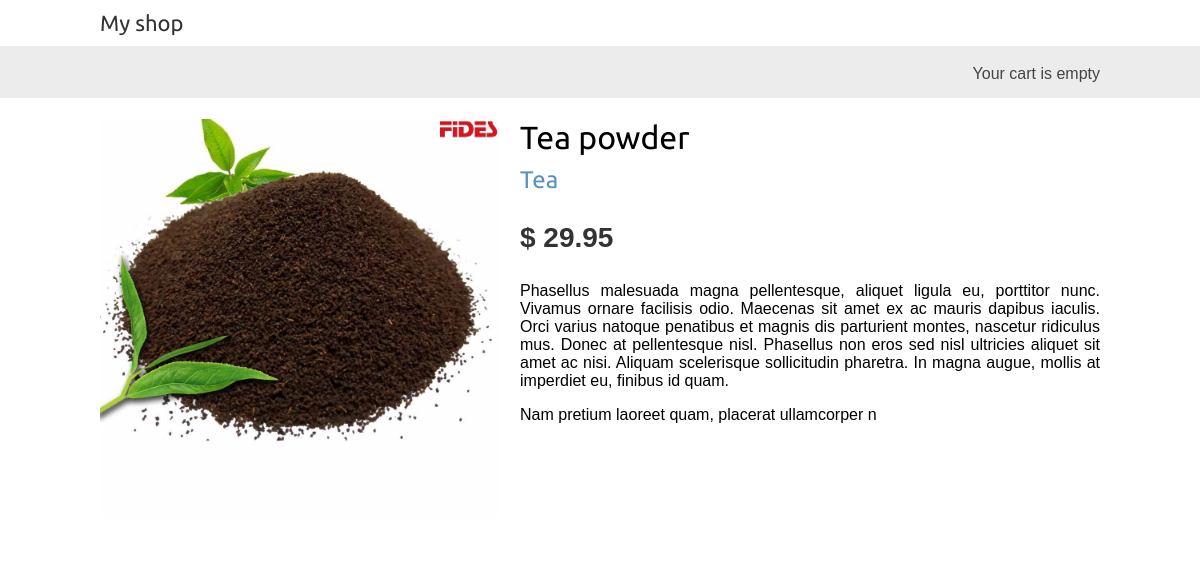
Page /4/tea-powder/ on the committed database.
### shop_app/models.py (models this page shows, shortened)
class Product(models.Model):
    category = models.ForeignKey(Category, related_name='products', on_delete=models.CASCADE)
    name = models.CharField(max_length=200)
    slug = models.SlugField(max_length=200)
    image = models.ImageField(upload_to='products/%Y/%m/%d', blank=True)
    description = models.TextField(blank=True)
    price = models.DecimalField(max_digits=10, decimal_places=2)
    available = models.BooleanField(default=True)
    created = models.DateTimeField(auto_now_add=True)
    update = models.DateTimeField(auto_now=True)
    class Meta:
        ordering = ['name']
        indexes = [
            models.Index(fields=['id', 'slug']),
            models.Index(fields=['name']),
            models.Index(fields=['created']),
        ]

class Category(models.Model):
    name = models.CharField(max_length=200)
    slug = models.SlugField(max_length=200, unique=True)
    def get_absolute_url(self):
        return reverse('shop_app:product_list_by_category', args=[self.slug])
    class Meta:
        ordering = ['name']
        indexes = [
            models.Index(fields=['name'])
        ]
        verbose_name = 'category'
        verbose_name_plural = 'categories'
    def __str__(self):
        return self.name

### shop_app/views.py (the view)
# urls.py: path('<int:id>/<slug:slug>/', views.product_detail, name='product_detail'),
def product_detail(request, id, slug):
    product = get_object_or_404(Product, id=id, slug=slug, available=True)
    return render(request, 'shop_app/product/detail.html', {'product': product})

### shop_app/templates/shop_app/product/detail.html (shortened to what this page needs)
{% extends 'shop_app/base.html' %}
{% load static %}
{% block content %}
<div class="product-detail">
    <img src="{% if product.image %} {{ product.image.url }} {% else %} {% static 'img/no_image.png' %} {% endif%}"  alt="Фото чая">
    <h1>{{ product.name }}</h1>
    <h2>
        <a href="{{ product.category.get_absolute_url }}">{{ product.category }} </a>
    </h2>
    <p class="price">$ {{product.price}}</p>
    {{product.description|linebreaks}}
</div>
{% endblock %}

### shop_app/static/css/base.css (style rules this page uses)
body { margin:0; padding:0; font-family:helvetica, sans-serif; }
h1, h2, h3, h4, h5 , h6 { font-family: 'Ubuntu', sans-serif; font-weight:normal; }
a { text-decoration:none; color:#5993bb; }
.product-detail { text-align:justify; }
.product-detail .price { color:#333; font-size:28px; font-weight:bold; }
.product-detail img { width:40%; float:left; padding:0 20px 20px 0; }
.product-detail h1 { margin-bottom:0; }
.product-detail h2 { margin-top:10px; }

### rows in the picture
Product: image (picture), name "Tea powder", category "Tea", price "29.95", description "Phasellus malesuada magna pellentesque, aliquet ligula eu, porttitor nunc. Vivamus ornare facilisis odio. Maecenas sit amet ex ac mauris dapibus iaculis. Orci varius natoque penatibus et magnis dis parturient montes, nascetur ridiculus mus. Donec at pellentesque nisl. Phasellus non eros sed nisl ultricies aliquet sit amet ac nisi. Aliquam scelerisque sollicitudin pharetra. In magna augue, mollis at imperdiet eu, finibus id quam. Nam pretium laoreet quam, placerat ullamcorper n"
